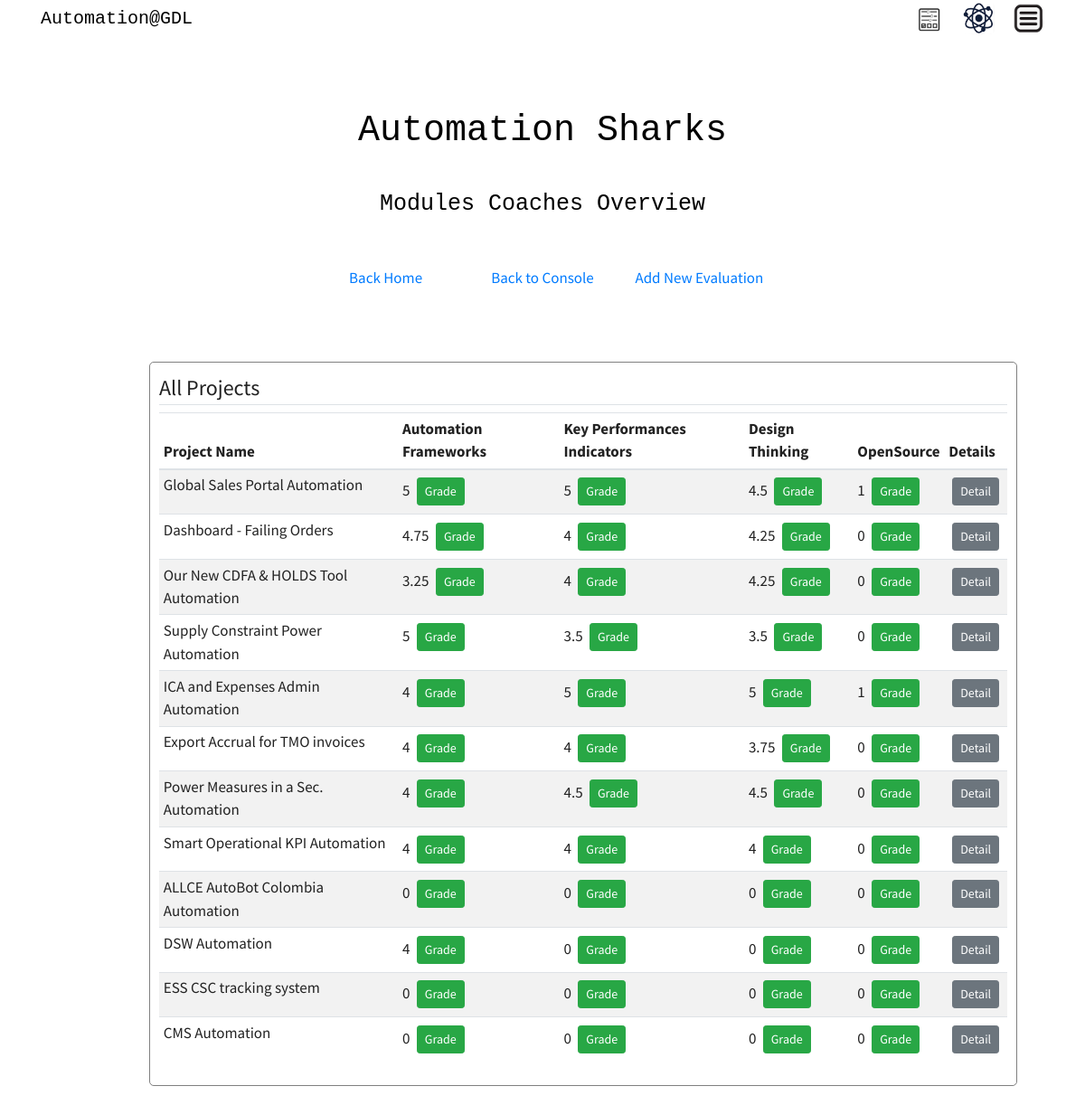
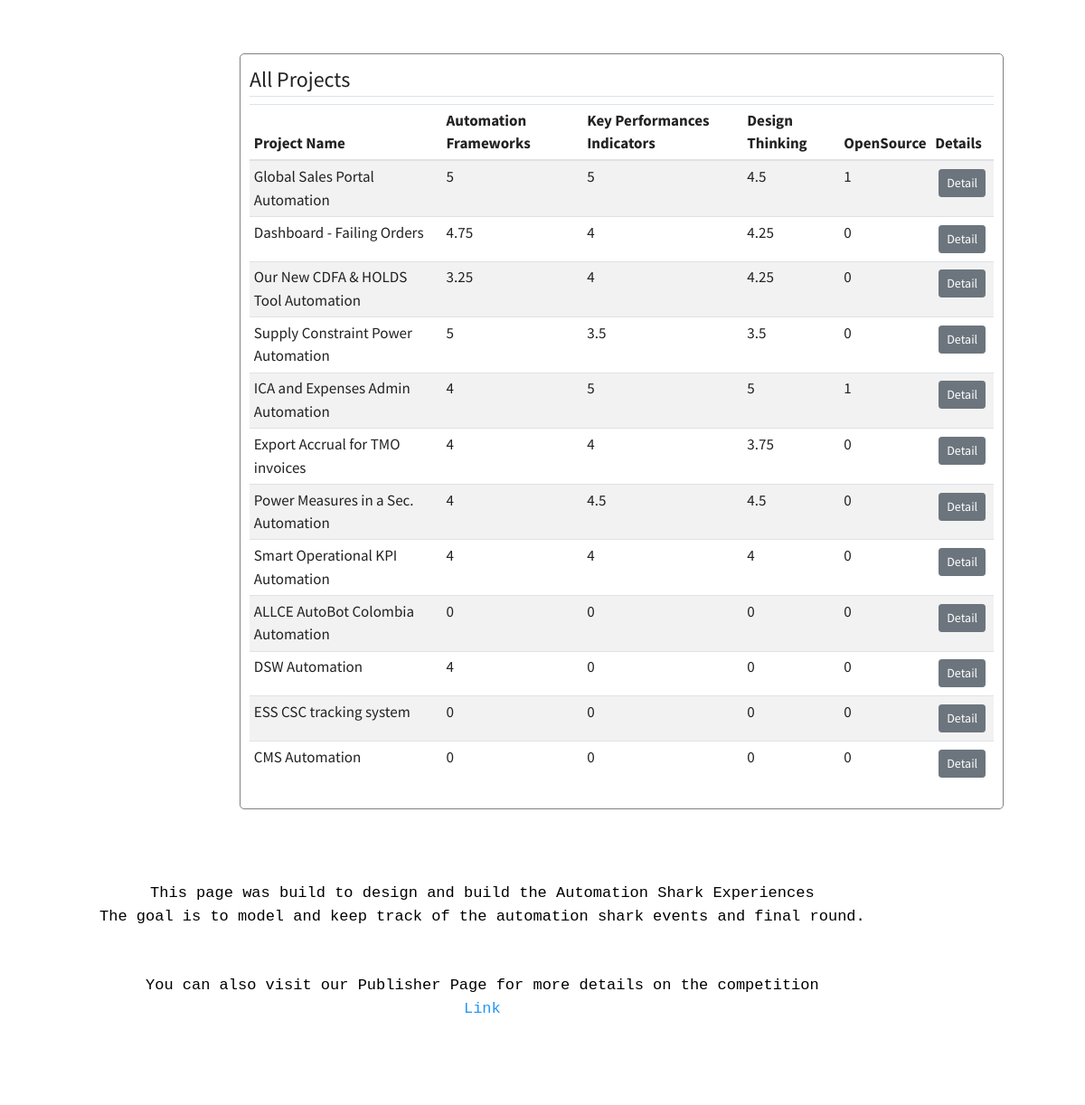
Page /module/overview (signed in) on the committed database (2 pictures, top to bottom).
### auto_shark/models.py (models this page shows, shortened)
class Module(db.Model):
    __table_args__ = {'extend_existing': True}
    id = db.Column(db.Integer, primary_key=True)
    automation_frameworks_score = db.Column(db.Integer, default=0)
    automation_frameworks_comments = db.Column(db.String(250))
    kpis_score = db.Column(db.Integer, default=0)
    kpis_comments = db.Column(db.String(250))
    edt_score = db.Column(db.Integer, default=0)
    edt_comments = db.Column(db.String(250))
    opensource_score = db.Column(db.Integer, default=0)
    opensource_comments = db.Column(db.String(250))
    intelectual_capital_comments = db.Column(db.String(250))
    presentation_skills_comments = db.Column(db.String(250))
    status = db.Column(db.String, default='pending')
    userid = db.Column(db.Integer, db.ForeignKey('user.id'))
    users = db.relationship(User)
    projectid = db.Column(db.Integer, db.ForeignKey('project.id'))
    projects = db.relationship(Project)

class Project(db.Model, UserMixin):
    __table_args__ = {'extend_existing': True}
    id = db.Column(db.Integer, primary_key=True)
    project_name = db.Column(db.String(50), unique=True, nullable=False)
    description = db.Column(db.String(250), nullable=False)
    fte_saving = db.Column(db.Integer)
    business_impact = db.Column(db.String(250), nullable=False)
    status = db.Column(db.String, default='candidate')
    members = db.Column(db.String(500))
    image_file = db.Column(db.String(20), nullable=False, default='default.jpg')
    module = db.relationship('Module', backref='result', lazy=True)
    userid = db.Column(db.Integer, db.ForeignKey('user.id'))
    users = db.relationship(User)
    final_id = db.Column(db.Integer, db.ForeignKey('final.final_evaluation_id'), nullable=True)
    final = relationship("Final", back_populates='project_calification')
    program_id = db.Column(db.Integer, db.ForeignKey('program.id'), nullable=True)
    def __repr__(self):
        return f"{self.project_name}"

### auto_shark/views/modules/routes_modules.py (the view)
@modules.route("/module/overview", methods=['GET', 'POST'])
@login_required
def module_overview():
    modules = Module.query.all()
    return render_template('module/modules_overview.html',
                           modules=modules)

### auto_shark/models.py (called while the page is built)
@login_manager.user_loader
def load_user(user_id):
    return User.query.get(int(user_id))

### auto_shark/templates/module/modules_overview.html (shortened to what this page needs)
{% extends 'main/layout.html' %}
{% block additional_css %}
<link rel="stylesheet" type="text/css" href="{{ url_for('static', filename='uxdesigns4.css') }}"/>
{% endblock %}
{% block main_content %}
    <div class="container">
    {% if current_user.is_authenticated %}
    <div class="hero">
        <h1>Automation Sharks</h1>
    <small>
       Modules Coaches Overview
    </small>
    </div>
    <div class="stats">
        <div class="stat"><a href="{{ url_for('main.home') }}"> Back Home</a></div>
    {% if current_user.is_authenticated %}
        <div class="stat"><a href="{{ url_for('admins.index') }}"> Back to Console</a></div>
    {% endif %}
    {% if current_user.role == "admin" %}
         <div class="stat"><a href="{{ url_for('modules.new_evaluation') }}"> Add New Evaluation</a></div>
    {% endif %}
    </div>
        {% if current_user.role == "admin" %}
        <div class="row">
            <div class="col-md-1"></div>
            <div class="col-md-11">
                <div class="content-section-admin-user">
                <legend class="border-bottom mb-2">All Projects</legend>
                    <div class="table-responsive">
                        <table class="table table-sm table-condensed table-striped" id="Cart">
                            <thead>
                            <tr>
                                <th scope="col">Project Name</th>
                                <th scope="col">Automation Frameworks</th>
                                <th scope="col">Key Performances Indicators</th>
                                <th scope="col">Design Thinking </th>
                                <th scope="col">OpenSource</th>
                                <th scope="col">Details</th>
                            </tr>
                            </thead>
                            <tbody>
                            {% for m in modules %}
                                <td scope="col"> {{ m.result }}</td>
                                <td scope="col"> {{ m.automation_frameworks_score }}
                                    <a class="btn btn-success btn-sm m-1" href="{{ url_for('modules.grade_automation_frameworks', id=m.id) }}">Grade</a>
                                </td>
                                <td scope="col"> {{ m.kpis_score }}
                                    <a class="btn btn-success btn-sm m-1" href="{{ url_for('modules.grade_KPIs', id=m.id) }}">Grade</a>
                                </td>
                                <td scope="col"> {{ m.edt_score }}
                                    <a class="btn btn-success btn-sm m-1" href="{{ url_for('modules.grade_EDT', id=m.id) }}">Grade</a>
                                </td>
                                <td scope="col"> {{ m.opensource_score }}
                                    <a class="btn btn-success btn-sm m-1" href="{{ url_for('modules.grade_opensource', id=m.id) }}">Grade</a>
                                </td>
                                <td scope="col">
                                <a class="btn btn-secondary btn-sm m-1" href="{{ url_for('projects.project', id=m.id) }}">Detail</a>
                                </td>
                            {% endfor %}
                            </tbody>
                        </table>
                    </div>
                </div>
            </div>
        {% endif %}
        <div class="row">
            <div class="col-md-2"></div>
            <div class="col-md-10">
                <div class="content-section-admin-user">
                <legend class="border-bottom mb-2">All Projects</legend>
                    <div class="table-responsive">
                        <table class="table table-sm table-condensed table-striped" id="Cart">
                            <thead>
                            <tr>
                                <th scope="col">Project Name</th>
                                <th scope="col">Automation Frameworks</th>
                                <th scope="col">Key Performances Indicators</th>
                                <th scope="col">Design Thinking </th>
                                <th scope="col">OpenSource</th>
                                <th scope="col">Details</th>
                            </tr>
                            </thead>
                            <tbody>
                            {% for m in modules %}
                                <td scope="col"> {{ m.result }}</td>
                                <td scope="col"> {{ m.automation_frameworks_score }}
                                </td>
                                <td scope="col"> {{ m.kpis_score }}
                                </td>
                                <td scope="col"> {{ m.edt_score }}
                                </td>
                                <td scope="col"> {{ m.opensource_score }}
                                </td>
                                <td scope="col">
                                <a class="btn btn-secondary btn-sm m-1" href="{{ url_for('projects.project', id=m.id) }}">Detail</a>
                                </td>
                            {% endfor %}
                            </tbody>
                        </table>
                    </div>
                </div>
            </div>
    {% endif %}
{% endblock main_content %}

### auto_shark/static/uxdesigns4.css (style rules this page uses)
.hero { background-color: white; color: black; font-size: 18px; font-family: Consolas, "andale mono", "lucida console", monospace; padding: 50px 0px; text-align: center; }
.hero h1 { padding: 30px; }
.hero small { font-size: 25px; }
.row { margin-top: 50px; padding: 30px; }
.content-section-admin-user { margin-top: 0px; margin-left: 0px; margin-right: auto; max-width: 1100px; background-color: white; border: 1px solid gray; border-radius: 5px; padding: 10px; }
.stats { padding: 0px; text-align: center; }
.stats .stat { display: inline-block; min-width: 170px; }

### rows in the picture
Module: result "Global Sales Portal Automation", automation_frameworks_score "5", kpis_score "5", edt_score "4.5", opensource_score "1"
Module: result "Dashboard - Failing Orders", automation_frameworks_score "4.75", kpis_score "4", edt_score "4.25", opensource_score "0"
Module: result "Our New CDFA & HOLDS Tool Automation", automation_frameworks_score "3.25", kpis_score "4", edt_score "4.25", opensource_score "0"
Module: result "Supply Constraint Power Automation", automation_frameworks_score "5", kpis_score "3.5", edt_score "3.5", opensource_score "0"
Module: result "ICA and Expenses Admin Automation", automation_frameworks_score "4", kpis_score "5", edt_score "5", opensource_score "1"
Module: result "Export Accrual for TMO invoices", automation_frameworks_score "4", kpis_score "4", edt_score "3.75", opensource_score "0"
Module: result "Power Measures in a Sec. Automation", automation_frameworks_score "4", kpis_score "4.5", edt_score "4.5", opensource_score "0"
Module: result "Smart Operational KPI Automation", automation_frameworks_score "4", kpis_score "4", edt_score "4", opensource_score "0"
Module: result "ALLCE AutoBot Colombia Automation", automation_frameworks_score "0", kpis_score "0", edt_score "0", opensource_score "0"
Module: result "DSW Automation", automation_frameworks_score "4", kpis_score "0", edt_score "0", opensource_score "0"
Module: result "ESS CSC tracking system", automation_frameworks_score "0", kpis_score "0", edt_score "0", opensource_score "0"
Module: result "CMS Automation", automation_frameworks_score "0", kpis_score "0", edt_score "0", opensource_score "0"
